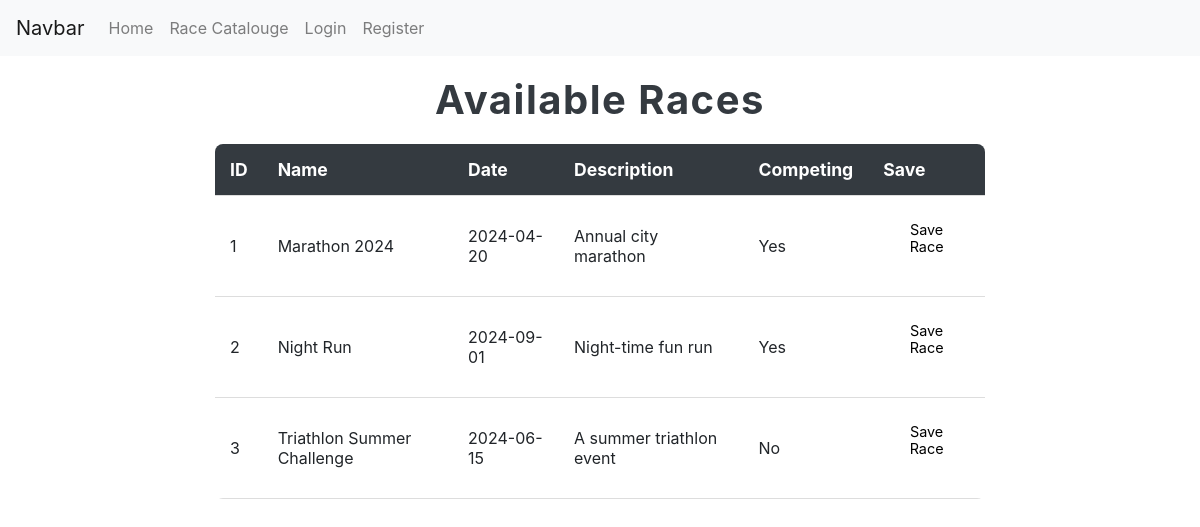
The page /display_races on the database its author committed.
### app/models.py (models this page shows)
class Races(db.Model):
    __tablename__ = 'race'
    id = db.Column(db.Integer, primary_key = True)
    name = db.Column(db.String(500), index=True, unique=True)
    date = db.Column(db.DateTime)
    description = db.Column(db.String(500))
    competing = db.Column(db.Boolean)
    users = db.relationship('Login', secondary=user_race, back_populates='saved_races')

### app/views.py (the view)
@app.route('/display_races')
def display_races():
    races = Races.query.all()
    return render_template('display_races.html', races=races)

### app/views.py (called while the page is built)
@app.context_processor
def inject_user():
    return {'username': session.get('username')}

### app/templates/display_races.html (shortened to what this page needs)
{% extends "base.html" %}
{% block content %}
<html>
    <head>
    </head>
    <body>
        <h1>Available Races</h1>
        <table>
            <thead>
                <tr>
                    <th>ID</th>
                    <th>Name</th>
                    <th>Date</th>
                    <th>Description</th>
                    <th>Competing</th>
                    <th>Save</th>
                </tr>
            </thead>
            <tbody>
                {% for race in races %}
                <tr>
                    <td>{{ race.id }}</td>
                    <td>{{ race.name }}</td>
                    <td>{{ race.date.strftime('%Y-%m-%d') }}</td>
                    <td>{{ race.description }}</td>
                    <td>{{ 'Yes' if race.competing else 'No' }}</td>
                    <td><form action="{{ url_for('save_race', race_id=race.id) }}" method="post">
                        <button type="submit">Save Race</button></form></td>
                </tr>
                {% endfor %}
            </tbody>
        </table>
    </body>
    </html>
{% endblock %}

### app/templates/base.html (shortened to what this page needs)
<html>
  <head>
    <link rel="stylesheet" href="https://stackpath.bootstrapcdn.com/bootstrap/4.2.1/css/bootstrap.min.css">
  </head>
  <body>
      <!Doctype HTML>
  <html>
    <head>
    </head>
    <body>
      <nav class="navbar navbar-expand-sm navbar-light bg-light">
     <a class="navbar-brand" href="#">Navbar</a>
     <div class="collapse navbar-collapse" id="navbarSupportedContent">
       <ul class="navbar-nav mr-auto">
         <li class="nav-item"><a class="nav-link" href="/">Home <span class="sr-only">(current)</span></a></li>
         <li class="nav-item"><a class="nav-link" href="/display_races">Race Catalouge</a></li>
         {% if session.get('user_id') %}
                <li class="nav-item"><a class="nav-link" href="/saved_races">Saved Races</a></li>
                <li class="nav-item"><a class="nav-link" href="/change_password">Change Password</a></li>
                <li class="nav-item"><a class="nav-link" href="/logout">Logout</a></li>
            {% else %}
                <li class="nav-item"><a class="nav-link" href="/login">Login</a></li>
                <li class="nav-item"><a class="nav-link" href="/register">Register</a></li>
            {% endif %}
       </ul>
     </div>
   </nav>
   <div class="container-fluid">
  <div class="row">
    <div class="col-2"></div>
      <div class="col-8">
        {% block content %}{% endblock %}
      </div>
    </div>
  </div>
    </body>
  </html>

### app/templates/display_races.html (style rules this page uses)
h1 { font-size: 2.5em; color: #343a40; text-align: center; margin-top: 20px; margin-bottom: 20px; font-weight: bold; letter-spacing: 1.5px; }
table { width: 100%; margin-top: 20px; border-radius: 8px; border-collapse: collapse; background-color: #ffffff; overflow: hidden; }
th, td { padding: 15px; text-align: left; }
th { background-color: #343a40; color: white; font-size: 1.1em; font-weight: bold; }
button[type="submit"] { background-color: white; color: black; border: none; padding: 10px 15px; font-size: 0.9em; border-radius: 5px; cursor: pointer; transition: background-color 0.3s ease; }
table { border-spacing: 0; }
th, td { border-bottom: 1px solid #ddd; }

### rows shown on the page
Races: id "1", name "Marathon 2024", date "2024-04-20", description "Annual city marathon", competing "Yes"
Races: id "2", name "Night Run", date "2024-09-01", description "Night-time fun run", competing "Yes"
Races: id "3", name "Triathlon Summer Challenge", date "2024-06-15", description "A summer triathlon event", competing "No"
